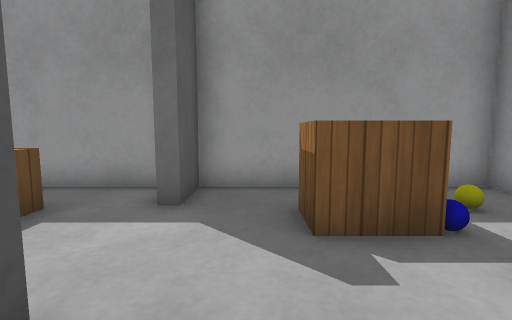
[1] (above)

12 first-person views from a walk through a robot-simulator world made for Gazebo. The camera is 0.64 m above the floor, tilts 6° down and sees 85° across. The floor is counted in squares, 0.5 m on a side. Each view is taken from the middle of a square. On the plan, view 1 faces up. The plan holds only what a view shows up to about 13 squares ahead; the rest is blank. The place goes on beyond the plan. Gazebo's built-in surfaces are drawn with simple patterns.

[2]
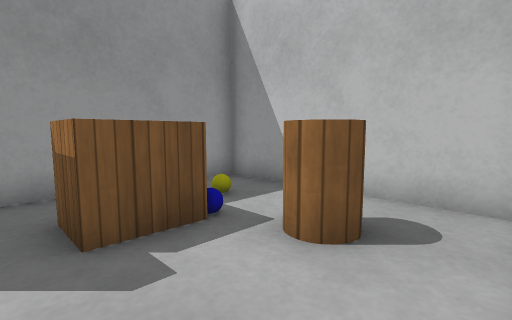

[3]
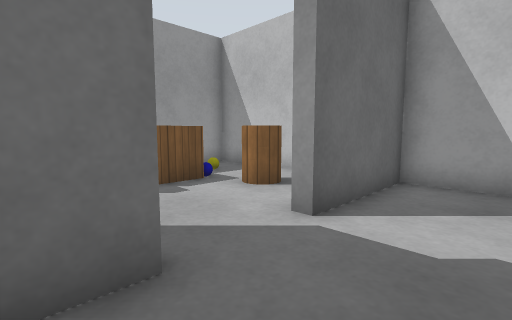

[4]
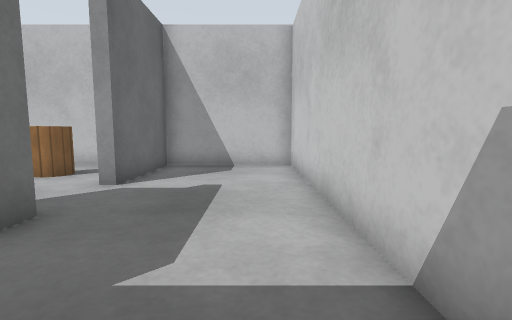

[5]
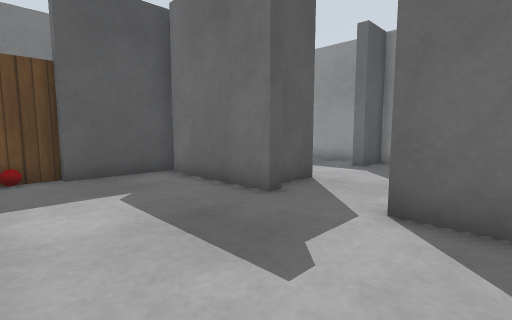

[6]
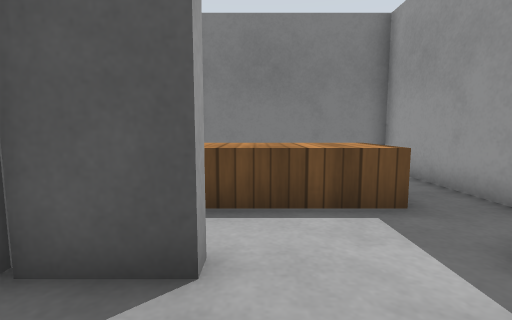

[7]
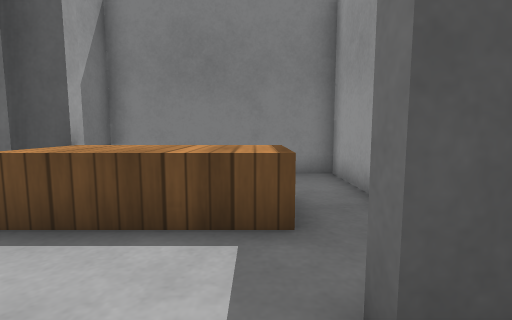

[8]
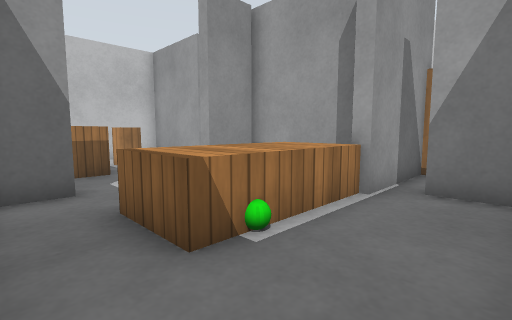

[9]
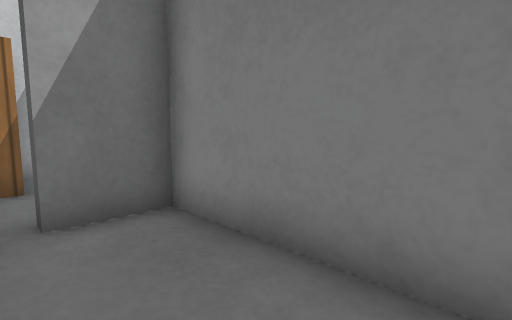

[10]
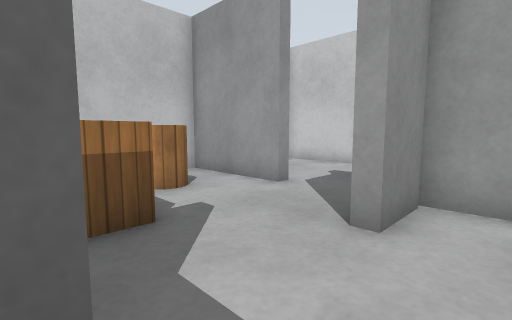

[11]
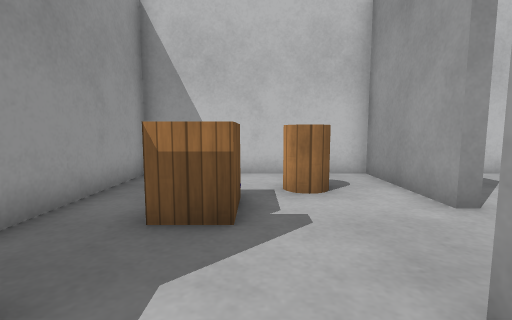

[12]
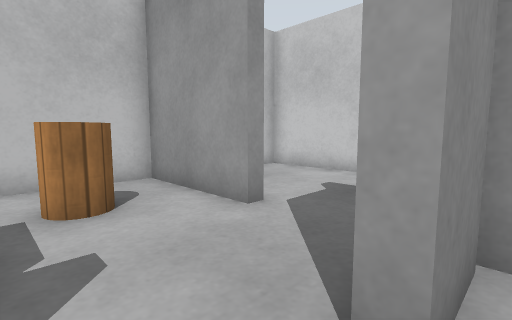

### Floor plan
Ten units are one square. View 1 is at (0, 0); x grows to the right and y downward. Boxes are objects, and circles mark ways between rooms. Rooms are numbered by the first view taken in them; rooms with no view inside come last. Other rooms are left out.
<svg viewBox="-88 -68 146 128">
<path fill="none" stroke="#000" d="M15 7 15 3 53 3 53 -63 -13 -63 -13 -47M-17 -15 -13 -15 -13 1M-9 2 -9 7 -50 7M-38 53 53 53 53 7 15 7M-53 10 -53 35M-57 25 -57 5M-65 3 -65 8M-50 3 -14 3M-57 5 -57 -5 -53 -5 -53 10M-13 -47 -17 -47 -17 -59M-22 -63 -83 -63 -83 3 -65 3M-17 1 -17 -15"/>
<rect x="5" y="-45" width="20" height="10" fill="#bbb"><title>wooden box</title></rect>
<rect x="25" y="-25" width="10" height="10" fill="#bbb"><title>wooden cylinder</title></rect>
<rect x="35" y="-45" width="10" height="10" fill="#bbb"><title>yellow ball</title></rect>
<rect x="-65" y="25" width="10" height="30" fill="#bbb"><title>cabinet</title></rect>
<rect x="-55" y="-45" width="20" height="40" fill="#bbb"><title>wooden box</title></rect>
<rect x="-55" y="-45" width="10" height="20" fill="#bbb"><title>green ball</title></rect>
<circle cx="5" cy="10" r="3" fill="#2a7"/>
<circle cx="-10" cy="-30" r="3" fill="#2a7"/>
<circle cx="-10" cy="0" r="3" fill="#2a7"/>
<circle cx="-50" cy="45" r="3" fill="#2a7"/>
<circle cx="-60" cy="10" r="3" fill="#2a7"/>
<text x="20" y="-30">1</text>
<text x="0" y="30">2</text>
<text x="-70" y="30">3</text>
<text x="-50" y="-30">4</text>
</svg>
Room 1 opens to room 2. Room 1 opens to room 4. Room 2 opens to room 3. Room 3 opens to room 4.

Where each view was taken, in squares from view 1:
view 1: 0 up, 0 right, facing up
view 2: 0 up, 0 right, facing up-right
view 3: 3 down, 2 left, facing up-right
view 4: 4 down, 5 left, facing right
view 5: 5 down, 3 right, facing up-left
view 6: 2 up, 1 right, facing left
view 7: 4 up, 0 right, facing left
view 8: 6 up, 8 left, facing down-right
view 9: 4 up, 6 left, facing down-left
view 10: 5 up, 3 left, facing down-right
view 11: 3 up, 3 left, facing right
view 12: 3 up, 2 left, facing down-right
